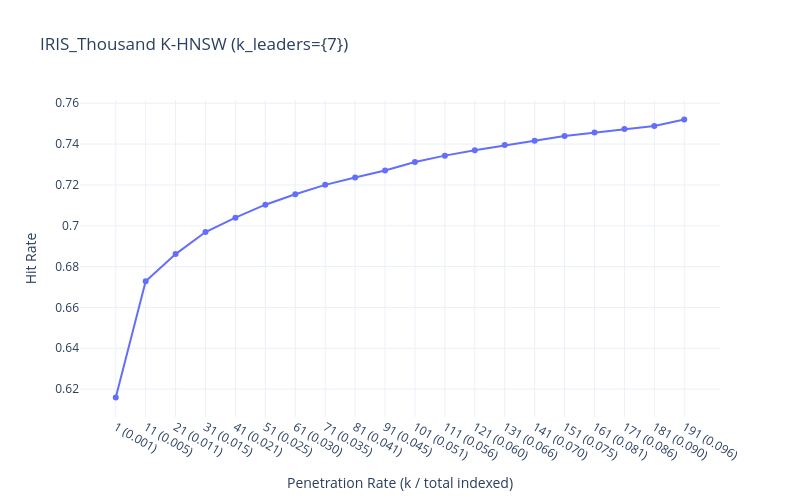

This figure's notebook cell:
### Code cell
x_labels, hit_rates = evaluate_hit_rate_topk(hnsw, y_index, X_query, y_query,200,200)
# Plot
plot_hit_rate_plotly_topk(x_labels, hit_rates,150,"IRIS_Thousand K-HNSW (k_leaders={7})")

### Figure 1 — Plotly figure (JSON) as saved in the notebook; plotly's stock layout.template omitted (floating-point values rounded to 4 significant figures)
{"data": [{"line": {"width": 2}, "marker": {"size": 6}, "mode": "lines+markers", "name": "efSearch=150", "type": "scatter", "x": ["1 (0.001)", "11 (0.005)", "21 (0.011)", "31 (0.015)", "41 (0.021)", "51 (0.025)", "61 (0.030)", "71 (0.035)", "81 (0.041)", "91 (0.045)", "101 (0.051)", "111 (0.056)", "121 (0.060)", "131 (0.066)", "141 (0.070)", "151 (0.075)", "161 (0.081)", "171 (0.086)", "181 (0.090)", "191 (0.096)"], "y": [0.6159, 0.6728, 0.6861, 0.6969, 0.7039, 0.7103, 0.7154, 0.72, 0.7237, 0.7271, 0.7312, 0.7343, 0.737, 0.7395, 0.7417, 0.744, 0.7456, 0.7474, 0.7489, 0.752]}], "layout": {"height": 500, "hovermode": "x unified", "title": {"text": "IRIS_Thousand K-HNSW (k_leaders={7})"}, "width": 800, "xaxis": {"title": {"text": "Penetration Rate (k / total indexed)"}}, "yaxis": {"title": {"text": "Hit Rate"}}}}
